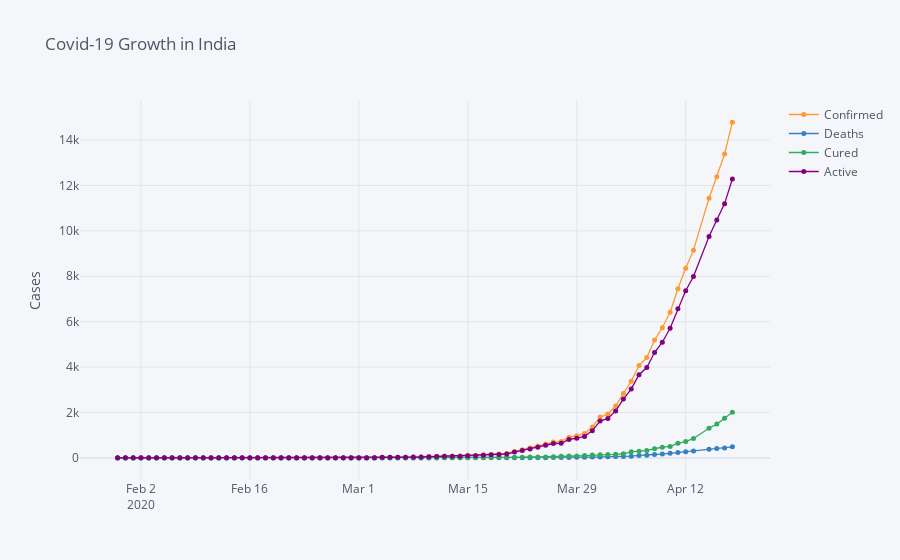

Write notebook code for a chart like this one.
### Code cell
temp.iplot(title = 'Covid-19 Growth in India', yTitle='Cases',mode='markers+lines',size=5)
